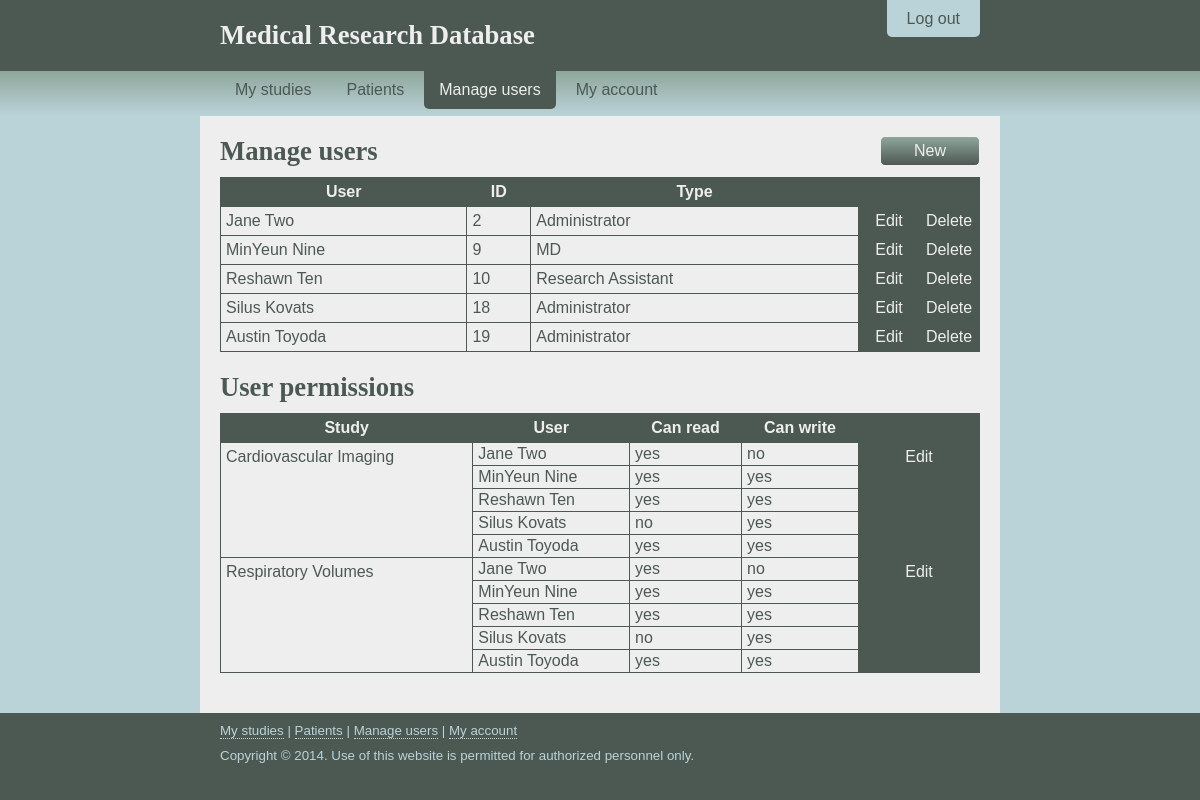
The app's page /users.php (signed in), older data.
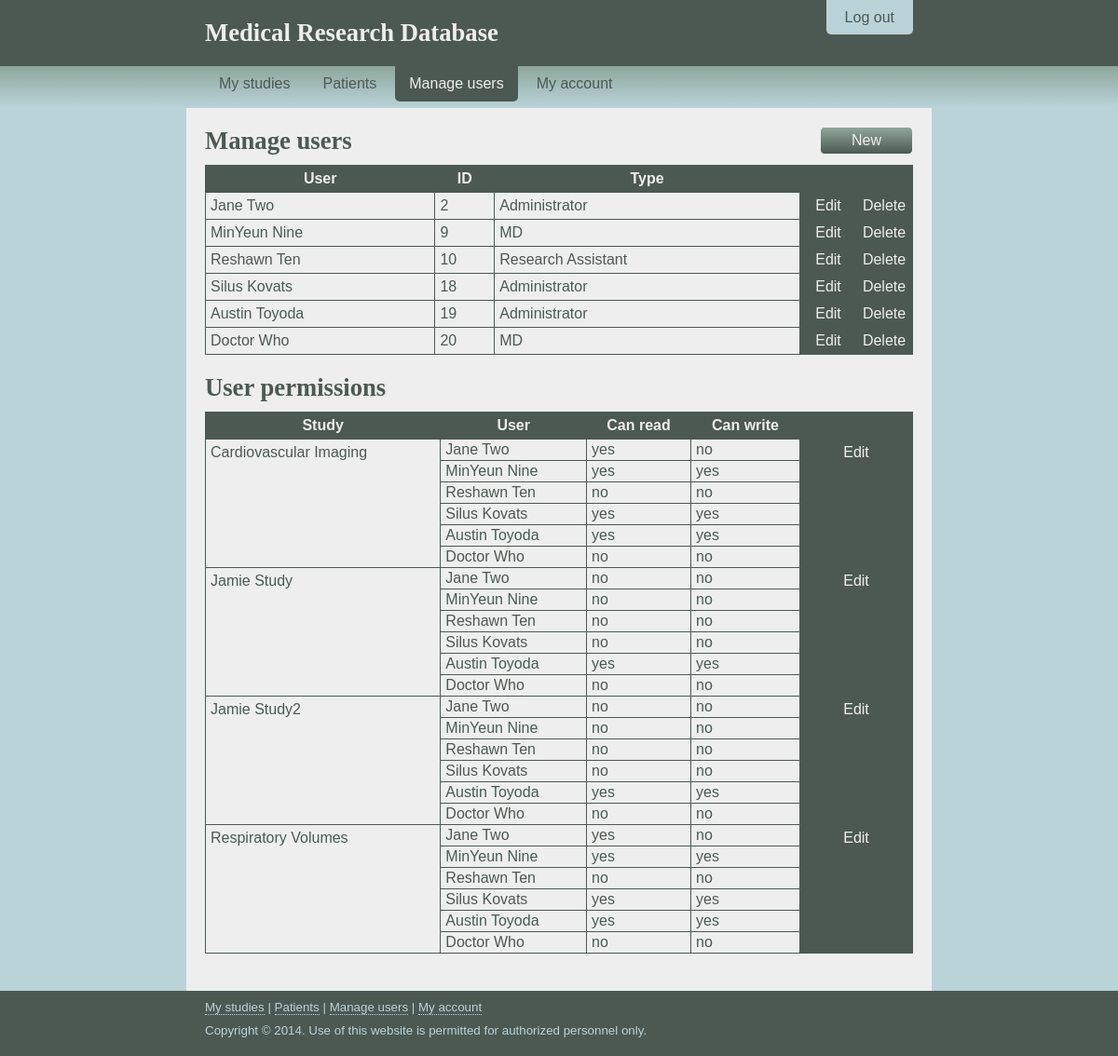
The same page, newer data.
### tables this page shows
CREATE TABLE `user` (
  `id` int(11) NOT NULL,
  `Username` varchar(10) NOT NULL,
  `Password` varchar(60) NOT NULL,
  `Type_Flag` char(1) NOT NULL,
  PRIMARY KEY (`id`),
  CONSTRAINT `FK_person_id` FOREIGN KEY (`id`) REFERENCES `person` (`id`)
);

CREATE TABLE `person` (
  `id` int(11) NOT NULL AUTO_INCREMENT,
  `Birthday` date DEFAULT NULL,
  `Gender` char(1) DEFAULT NULL,
  `Name` varchar(32) DEFAULT NULL,
  `Phone` varchar(20) DEFAULT NULL,
  `Address` varchar(255) DEFAULT NULL,
  `Email` varchar(255) DEFAULT NULL,
  `Emergency_ID` int(11) DEFAULT NULL,
  PRIMARY KEY (`id`),
  KEY `FK_person_emergency_id` (`Emergency_ID`),
  CONSTRAINT `FK_person_emergency_id` FOREIGN KEY (`Emergency_ID`) REFERENCES `person` (`id`)
);

### php/gf.php (called while the page is built, shortened)
<?php
	function queryAssoc($mysqli, $query){
		$result = $mysqli->query($query);
		$data = $result->fetch_assoc();
		return $data;
	}
	function queryArray($mysqli, $query, $key){
		$result = $mysqli->query($query);
		$dataArray = array();
		for($count = 0; $count < $result->num_rows; $count++){
			$rowData = $result->fetch_assoc();
			array_push($dataArray, $rowData[$key]);
		}
		return $dataArray;
	}
?>

### php/user-functions.php (the view, shortened to what this page needs)
<?php
	require_once("gf.php");
	function showAllUserInfo($userID){
        $mysqli = mysqliInit();
		$query = "SELECT p.name AS name, u.type_flag AS type FROM person AS p INNER JOIN user AS u ON p.ID = u.ID WHERE u.ID = $userID";
		$data = queryAssoc($mysqli, $query);
        $type = "";
		if($data['type'] == 'A'){
			$type = "Administrator";
		}elseif($data['type'] == 'R'){
			$type = "Research Assistant";
		}else{
			$type = "MD";
		}
		echo "<tr>
			<td><p>".$data['name']."</p></td>
			<td><p>".$userID."</p></td>
			<td><p>".$type."</p></td>
			<td><p><a href=\"/user/edit-user.php?userID=".$userID."\">Edit</a><a href=\"/user/delete-user.php?userID=".$userID."\">Delete</a></p></td>
			</tr>";
    }
	function getUsers(){
		$mysqli = mysqliInit();
		$query = "SELECT id FROM user";
		return queryArray($mysqli, $query, 'id');
	}
	function showView_EditInfo($studyName){
		echo "<tr>";
		echo"<td><p>".$studyName."</p></td>";
		$mysqli = mysqliInit();
        $query = "SELECT u.ID AS id, s.name, p.name AS username, canRead, canWrite
FROM user AS u CROSS JOIN study AS s LEFT OUTER JOIN view_edit as ve ON u.id = ve.user_id AND s.name = ve.study_name
INNER JOIN person AS p ON u.id=p.id WHERE s.name = '$studyName'";
        $result = $mysqli->query($query);
		$usernameArray = array();
		$canReadArray = array();
		$canWriteArray = array();
		for($count = 0; $count < $result->num_rows; $count++){
			$data = $result->fetch_assoc();
			if($data['canRead'] != NULL and $data['canWrite'] != NULL){
				array_push($usernameArray, $data['username']);
				array_push($canReadArray, $data['canRead']);
				array_push($canWriteArray, $data['canWrite']);
			}
			else{
				array_push($usernameArray, $data['username']);
				array_push($canReadArray, 0);
				array_push($canWriteArray, 0);
			}
		}
		echo "<td class=\"subtable\">";
		for($count = 0; $count < count($usernameArray); $count++){
			echo "<p>".$usernameArray[$count]."</p>";
		}
		echo "</td>";
		echo "<td class=\"subtable\">";
		for($count = 0; $count < count($canReadArray); $count++){
			echo "<p>";
			if ($canReadArray[$count] == 0)
				echo "no";
			else
				echo "yes";
			echo "</p>";
		}
		echo "</td>";
		echo "<td class=\"subtable\">";
		for($count = 0; $count < count($canWriteArray); $count++){
			echo "<p>";
			if ($canWriteArray[$count] == 0)
				echo "no";
			else
				echo "yes";
		echo "</p>";
		}
		echo "</td>
		<td><p><a href=\"/user/edit-user-permission.php?studyName=".$studyName."\">Edit</a></p></td>
		</tr>";
	}
	function getAllStudies(){
	$mysqli= mysqliInit();
	$query = 	"SELECT name FROM study";
	return queryArray($mysqli, $query, 'name');
}
?>

### users.php (shortened to what this page needs)
<?php
  require_once("php/user-permissions.php");
  require_once("php/user-functions.php");
?>
<!DOCTYPE html>
<html lang="en">
  <head>
    <link rel="stylesheet" href="/css/layout.css" />
    <link rel="stylesheet" href="/css/nav.css" />
    <link rel="stylesheet" href="/css/table.css" />
  </head>
  <body>
    <header>
      <div class="container">
        <div id="logout-tab">
          <p><a href="/logout.php">Log out</a></p>
        </div>
        <div class="padding">
          <h1><a href="/" title="Home">Medical Research Database</a></h1>
        </div>
      </div>
    </header>
    <nav>
      <div class="container">
        <ul>
          <li><a href="/">My studies</a></li>
          <li><a href="/patients.php">Patients</a></li>
          <?php printManageUsers(false, true);?>
          <li><a href="/account.php?userID=<?php echo $_SESSION["userid"]; ?>">My account</a></li>
        </ul>
      </div>
    </nav>
    <div id="content-outer">
      <div class="container">
        <div id="content-inner">
          <div class="padding">
            <div class="add-header" id="top">
              <ul>
                <li><h1>Manage users</h1></li>
                <li><input type="button" name="addUser" value="New" onclick="window.location = '/user/add-user.php?emergencyContact';" /></li>
              </ul>
            </div>
            <table>
              <tr>
                <th><p>User</p></th>
                <th><p>ID</p></th>
                <th><p>Type</p></th>
                <th></th>
              </tr>
              <?php
				        $userID = getUsers();
				        for($count = 0; $count < count($userID); $count++){
					        showAllUserInfo($userID[$count]);
				        }
			        ?>
            </table>
            <h1>User permissions</h1>
            <table class="edit-only">
              <tr>
                <th><p>Study</p></th>
				        <th><p>User</p></th>
                <th><p>Can read</p></th>
                <th><p>Can write</p></th>
                <th></th>
              </tr>
				      <?php
                $studyNames = getAllStudies();
				        for($count = 0; $count < count($studyNames); $count++){
					          showView_EditInfo($studyNames[$count]);
				        }
			        ?>
            </table>
          </div>
        </div>
      </div>
    </div>
    <footer>
      <div class="container">
        <div class="padding">
          <p><a href="/">My studies</a> | <a href="/patients.php">Patients</a> | <?php printManageUsers(true,true); ?> <a href="/account.php?userID=<?php echo $_SESSION["userid"]; ?>">My account</a></p>
          <p>Copyright &copy; 2014. Use of this website is permitted for authorized personnel only.</p>
        </div>
      </div>
    </footer>
  </body>
</html>

### php/user-permissions.php (shortened to what this page needs)
<?php
	function printManageUsers($footer, $isSelected){
		if($isSelected){
			if (!$footer)
				echo "<li id=\"current\"><a href=\"/users.php\">Manage users</a></li>\n";
			else
				echo "<a href=\"/users.php\">Manage users</a> |\n";
		}
		else{
			if (!$footer)
				echo "<li><a href=\"/users.php\">Manage users</a></li>\n";
			else
				echo "<a href=\"/users.php\">Manage users</a> |\n";
		}
	}
?>

### css/layout.css (style rules this page uses)
* { margin: 0px; padding: 0px; font-family: "Trebuchet MS", sans-serif; font-size: 12pt; }
body { background-color: #4C5952; }
header { background-color: #4C5952; }
nav { background: -o-linear-gradient(#8FA69B, #BAD3D9); background: -moz-linear-gradient(#8FA69B, #BAD3D9); background: -webkit-linear-gradient(#8FA69B, #BAD3D9); background: linear-gradient(#8FA69B, #BAD3D9); }
footer { background-color: #4C5952; }
footer .padding { padding: 10px 20px 10px 20px; }
footer p { color: #BAD3D9; font-size: 10pt; }
.container { width: 800px; margin: auto; }
#content-outer { background-color: #BAD3D9; }
#content-inner { background-color: #EEEEEE; }
.padding { padding: 20px; }
h1 { font-family: "Palatino Linotype", serif; font-size: 20pt; font-weight: bold; color: #4C5952; }
header h1 a, header h1 a:visited, header h1 a:focus { color: #EEEEEE; border-bottom: 0px; }
p { font-family: "Trebuchet MS", sans-serif; font-size: 12pt; color: #4C5952; margin-bottom: 10px; }
input, select { padding: 5px; border: 1px solid #8FA69B; background-color: #EEEEEE; color: #4C5952; border-radius: 5px; transition: background-color 0.25s linear 0s, border-color 0.25s linear 0s, box-shadow 0.25s linear 0s; -webkit-transition: background-color 0.25s linear 0s, border-color 0.25s linear 0s, box-shadow 0.25s linear 0s; }
input[type="button"] { margin: 0px; width: 100px; }
input[type="submit"], input[type="button"] { cursor: pointer; background: -o-linear-gradient(#8FA69B, #4C5952); background: -moz-linear-gradient(#8FA69B, #4C5952); background: -webkit-linear-gradient(#8FA69B, #4C5952); background: linear-gradient(#8FA69B, #4C5952); color: #EEEEEE; border-color: #EEEEEE; transition: background-color 0.25s linear 0s, border-color 0.25s linear 0s; -webkit-transition: background-color 0.25s linear 0s, border-color 0.25s linear 0s; }
a, a:visited, a:focus { font-family: inherit; font-size: inherit; color: #4C5952; text-decoration: none; border-bottom: 1px dotted #4C5952; transition: color 0.25s linear 0s; -webkit-tranisition: color 0.25s linear 0s; }
#logout-tab { position: relative; right: 20px; top: 0px; float: right; margin-top: 10px; }
#logout-tab p { margin: 0px; }
#logout-tab a, #logout-tab a:visited, #logout-tab a:focus { color: #4C5952; background-color: #BAD3D9; padding: 10px 20px 10px 20px; border-bottom: 0px; border-bottom-left-radius: 5px; border-bottom-right-radius: 5px; transition: color 0.25s linear 0s, background-color 0.25s linear 0s; -webkit-transition: color 0.25s linear 0s, background-color 0.25s linear 0s; }
footer a, footer a:visited, footer a:focus { color: #BAD3D9; border-bottom-color: #BAD3D9; }
.add-header { margin-top: 20px; }
#top { margin-top: 0px !important; }
.add-header ul { list-style-type: none; }
.add-header ul li { float: left; }
.add-header ul li:first-child { width: 660px; }
.add-header ul li:last-child { width: 100px; }
.add-header h1 { margin: 0px; }

### css/nav.css (style rules this page uses)
nav ul { list-style-type: none; margin-left: 20px; margin-right: 20px; margin-bottom: 7px; float: left; }
nav ul li { display: block; float: left; margin-right: 5px; }
nav ul li a, nav ul li a:visited, nav ul li a:focus { display: block; padding: 10px 15px 10px 15px; border-bottom: 0px; color: #4C5952; border-bottom-left-radius: 5px; border-bottom-right-radius: 5px; transition: background-color 0.25s linear 0s, color 0.25s linear 0s; -webskit-transition: background-color 0.25s linear 0s, color 0.25s linear 0s; }
nav ul li#current a { color: #EEEEEE; background-color: #4C5952; }

Row changes from the older to the newer data that the page shows:
added user: id.Name "Doctor Who", Type_Flag "MD"
Text that changed along with them:
new list line: "20 Edit Delete"
list line gone: "yes no yes"
new list line: "Doctor Who no yes no no no"
new list line: "Jamie Study Jane Two MinYeun Nine Reshawn Ten Silus Kovats Austin Toyoda Doctor Who no no no no yes no no no no no yes no Edit"
new list line: "Jamie Study2 Jane Two MinYeun Nine Reshawn Ten Silus Kovats Austin Toyoda Doctor Who no no no no yes no no no no no yes no Edit"
